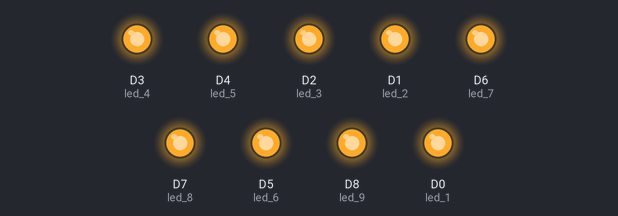
This sketch was run on a simulated ESP8266 (NodeMCU). Parts: output pins drawn as LEDs (lit = HIGH).

Above: at 0.1 s.
Timing chart, 0 to 1.6 s (numbered marks = the images above):
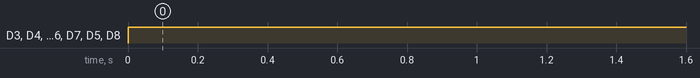

Measured:
- by itself, D3 (led_4), D4 (led_5), D2 (led_3), D1 (led_2), D6 (led_7), D7 (led_8), D5 (led_6), D8 (led_9): LOW → HIGH at 0.00 s

The sketch:

THIAGO_MASKARA.ino
```cpp
#define led_1 D0
#define led_2 D1
#define led_3 D2
#define led_4 D3
#define led_5 D4
#define led_6 D5
#define led_7 D6
#define led_8 D7
#define led_9 D8
void setup() {
  pinMode(led_1, OUTPUT);
  pinMode(led_2, OUTPUT);
  pinMode(led_3, OUTPUT);
  pinMode(led_4, OUTPUT);
  pinMode(led_5, OUTPUT);
  pinMode(led_6, OUTPUT);
  pinMode(led_7, OUTPUT);
  pinMode(led_8, OUTPUT);
  pinMode(led_9, OUTPUT);
}

void loop() {
  digitalWrite(led_1, HIGH);
  digitalWrite(led_2, HIGH);
  digitalWrite(led_3, HIGH);
  digitalWrite(led_4, HIGH);
  digitalWrite(led_5, HIGH);
  digitalWrite(led_6, HIGH);
  digitalWrite(led_7, HIGH);
  digitalWrite(led_8, HIGH);
  digitalWrite(led_9, HIGH);
  delay(2000);

 }
```
